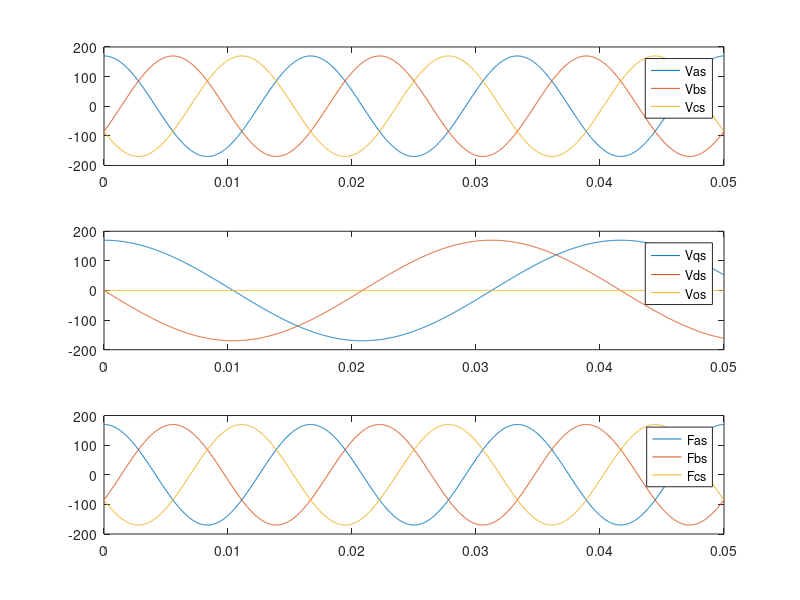
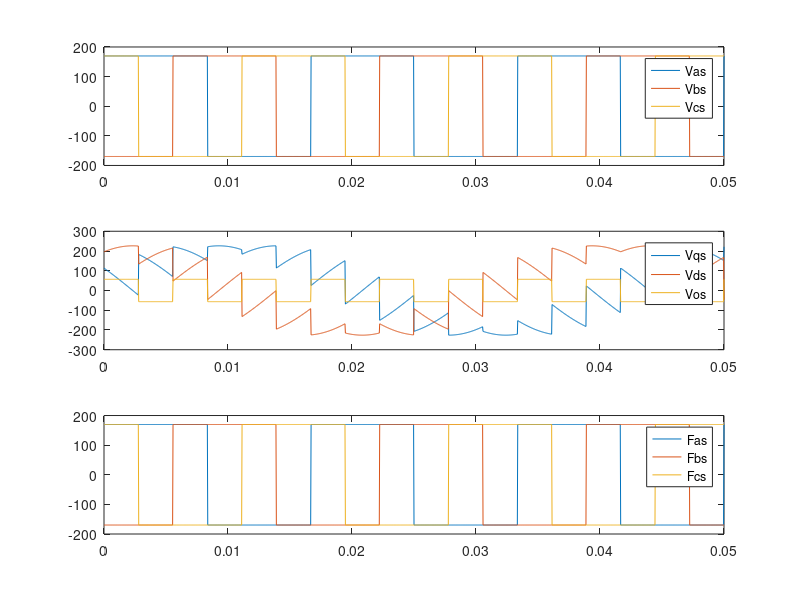

These figures' MATLAB source, in order:
%
% File: arbref1.m - Arbitrary reference frame
%

clear all;close all;clc;

%% Set up some paramters

fe=60;we=2*pi*fe;Tp=1/fe;Vs=120;
t=[0:Tp/500:3*Tp];

%% Transformation to an alternate reference frame

% *** Voltage sources ***

K=1.0;      % At least for now
Vas=sqrt(2)*Vs*cos(we*t);
Vbs=sqrt(2)*Vs*cos(we*t-2*pi/3)*K; % Inc. > 1.0 to produce unbalanced harm. torques
Vcs=sqrt(2)*Vs*cos(we*t+2*pi/3);
Vabcs=[Vas; Vbs; Vcs];

figure
subplot(311);plot(t,Vas,t,Vbs,t,Vcs);legend('Vas','Vbs','Vcs')

%% Transform sinusoidal stator variables

% Reference frame speed

w=we;       % Synchronous reference frame
w=0;        % Stationary reference frame
%w=wr;      % Rotor reference frame
w=.6*we;    % Arbitrary reference frame

[m,n]=size(t);
for i=1:n
  theta=w*t;
  Ks=[cos(theta(i)) cos(theta(i)-2*pi/3) cos(theta(i)+2*pi/3);
      sin(theta(i)) sin(theta(i)-2*pi/3) sin(theta(i)+2*pi/3);
      0.5 0.5 0.5];
  Ks=(2/3)*Ks;
  Vqdos(:,i)=Ks*Vabcs(:,i);
end

% Plot results

Vqs=Vqdos(1,:);Vds=Vqdos(2,:);Vos=Vqdos(3,:);
subplot(312);plot(t,Vqs,t,Vds,t,Vos);legend('Vqs','Vds','Vos')

%% Recover original data

for i=1:n
  theta=w*t;
  Ksinv=[cos(theta(i))        sin(theta(i))        1
         cos(theta(i)-2*pi/3) sin(theta(i)-2*pi/3) 1
         cos(theta(i)+2*pi/3) sin(theta(i)+2*pi/3) 1];
  Fabcs(:,i)=Ksinv*Vqdos(:,i);
end

Fas=Fabcs(1,:);Fbs=Fabcs(2,:);Fcs=Fabcs(3,:);
subplot(313);plot(t,Fas,t,Fbs,t,Fcs);legend('Fas','Fbs','Fcs')

%% Transform non sinusoidal stator variables

K=1.0;      % At least for now
Vas=sqrt(2)*Vs*square(we*t);
Vbs=sqrt(2)*Vs*square(we*t-2*pi/3)*K; % Inc. > 1.0 to produce unbalanced harm. torques
Vcs=sqrt(2)*Vs*square(we*t+2*pi/3);
Vabcs=[Vas; Vbs; Vcs];

figure
subplot(311);plot(t,Vas,t,Vbs,t,Vcs);legend('Vas','Vbs','Vcs')
% Reference frame speed

%w=we;       % Synchronous reference frame
%w=0;       % Stationary reference frame
%w=wr;      % Rotor reference frame
%w=.6*we;   % Arbitrary reference frame

[m,n]=size(t);
for i=1:n
  theta=w*t;
  Ks=[cos(theta(i)) cos(theta(i)-2*pi/3) cos(theta(i)+2*pi/3);
      sin(theta(i)) sin(theta(i)-2*pi/3) sin(theta(i)+2*pi/3);
      0.5 0.5 0.5];
  Ks=(2/3)*Ks;
  Vqdos(:,i)=Ks*Vabcs(:,i);
end

% Plot results

Vqs=Vqdos(1,:);Vds=Vqdos(2,:);Vos=Vqdos(3,:);
subplot(312);plot(t,Vqs,t,Vds,t,Vos);legend('Vqs','Vds','Vos')

%% Recover original data

for i=1:n
  theta=w*t;
  Ksinv=[cos(theta(i))        sin(theta(i))        1
         cos(theta(i)-2*pi/3) sin(theta(i)-2*pi/3) 1
         cos(theta(i)+2*pi/3) sin(theta(i)+2*pi/3) 1];
  Fabcs(:,i)=Ksinv*Vqdos(:,i);
end

Fas=Fabcs(1,:);Fbs=Fabcs(2,:);Fcs=Fabcs(3,:);
subplot(313);plot(t,Fas,t,Fbs,t,Fcs);legend('Fas','Fbs','Fcs')



